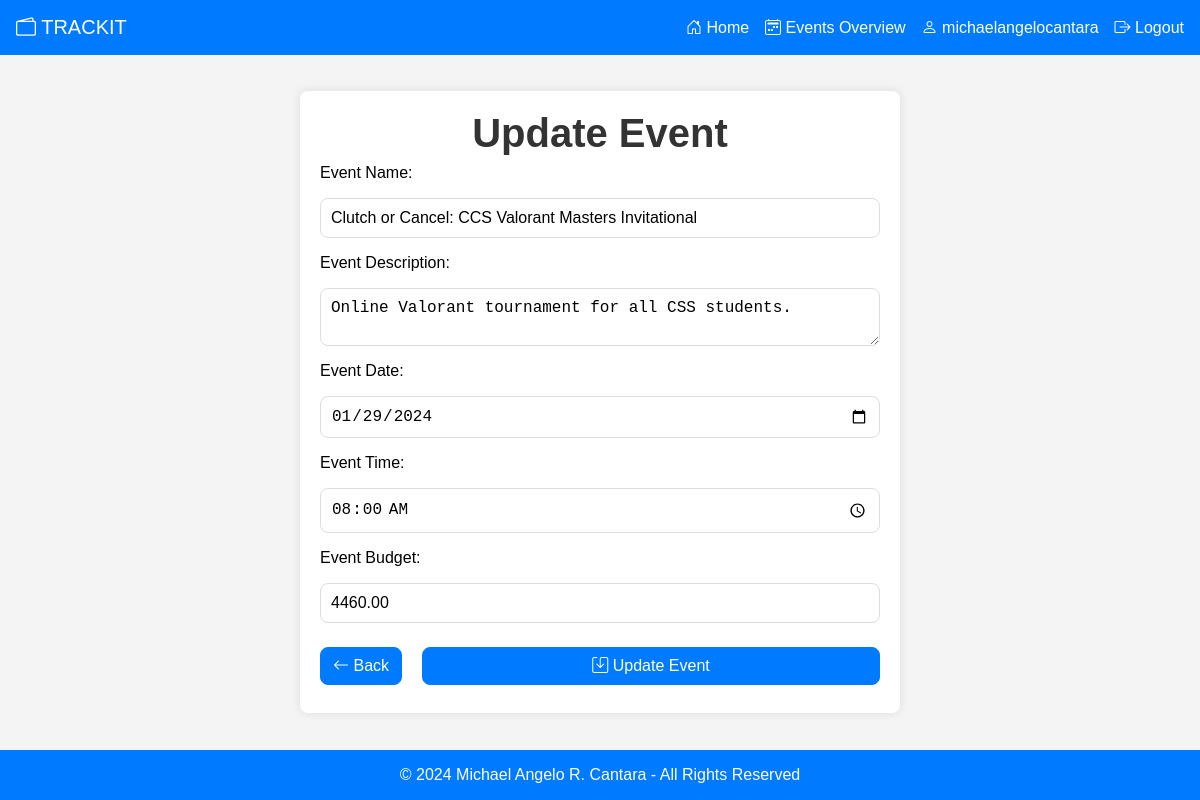
Page /update-event.php?events_id=25 (signed in) on the committed database.
### tables this page shows
CREATE TABLE `events` (
  `events_id` int(11) NOT NULL,
  `events_name` varchar(255) DEFAULT NULL,
  `events_description` text DEFAULT NULL,
  `events_date` datetime DEFAULT NULL,
  `events_budget` decimal(10,2) DEFAULT NULL
);

### includes/event-functions.inc.php (called while the page is built, shortened)
<?php
function getEvent($conn, $eventsId) {
    $sql = "SELECT * FROM events WHERE events_id = ?";
    $stmt = mysqli_prepare($conn, $sql);
    mysqli_stmt_bind_param($stmt, "i", $eventsId);
    mysqli_stmt_execute($stmt);
    $result = mysqli_stmt_get_result($stmt);
    return mysqli_fetch_assoc($result);
}

### update-event.php (the view, shortened to what this page needs)
<?php
    require_once 'includes/event-functions.inc.php';
    $eventsId = $_GET['events_id'];
    $event = getEvent($conn, $eventsId);
?>
<!DOCTYPE html>
<html lang="en">
<head>
    <?php include "templates/external-links.tpl.php"; ?>
</head>
<body>
    <?php include 'templates/header.tpl.php'; ?>
    <main>
        <section class="section-container">
            <h1>Update Event</h1>
            <form method="post" action="includes/update-event.inc.php">
                <label for="event_name">Event Name:</label>
                <input type="text" id="event_name" name="event_name" value="<?php echo $event['events_name']; ?>" required>
                <label for="event_description">Event Description:</label>
                <textarea id="event_description" name="event_description" required><?php echo $event['events_description']; ?></textarea>
                <label for="event_date">Event Date:</label>
                <input type="date" id="event_date" name="event_date" value="<?php echo date('Y-m-d', strtotime($event['events_date'])); ?>" required>
                <label for="event_time">Event Time:</label>
                <input type="time" id="event_time" name="event_time" value="<?php echo date('H:i', strtotime($event['events_date'])); ?>" required>
                <label for="event_budget">Event Budget:</label>
                <input type="number" id="event_budget" name="event_budget" value="<?php echo $event['events_budget']; ?>" required>
                <div class="two-grid-column-container">
                    <a class="button margin-top-16" href="events-overview.php"><i class="bi bi-arrow-left"></i> Back</a>
                    <button class="button margin-top-16" type="submit" name="update-event"><i class="bi bi-save"></i> Update Event</button>
                </div>
            </form>
        </section>
    </main>
    <?php include 'templates/footer.tpl.php'; ?>
</body>
</html>

### static/css/style.css (style rules this page uses)
* { margin: 0; padding: 0; box-sizing: border-box; }
body { font-family: Verdana, Geneva, Tahoma, sans-serif; background-color: #f4f4f4; }
html, body { height: 100%; margin: 0; display: flex; flex-direction: column; }
main { width: 100%; margin: 0 auto; padding: 20px; flex: 1 0 auto; }
h1 { color: #333; text-align: center; font-size: 2.5em; }
.button, .secondary-outline-button { display: inline-block; padding: 0.375rem 0.75rem; font-size: 1rem; font-weight: 400; line-height: 1.5; text-align: center; text-decoration: none; vertical-align: middle; cursor: pointer; user-select: none; border: 1px solid transparent; border-radius: 8px; margin: 8px 0; transition: color 0.15s ease-in-out, background-color 0.15s ease-in-out, border-color 0.15s ease-in-out, box-shadow 0.15s ease-in-out; }
.button { color: #fff; background-color: #007bff; border: 1px solid #007bff; }
.margin-top-16 { margin-top: 16px; }
section:not(.chart-container) { background-color: #fff; border-radius: 8px; padding: 20px; box-shadow: 0px 0px 10px 0px rgba(0, 0, 0, 0.1); margin-top: 16px; }
.section-container { max-width: 600px; margin: 0 auto; }
form { display: grid; gap: 0; }
input, select, textarea { padding: 10px; border: 1px solid #ddd; border-radius: 8px; font-size: 16px; margin: 8px 0; }
label { margin: 8px 0; }
.two-grid-column-container { display: grid; grid-template-columns: auto 1fr; gap: 20px; }

### rows in the picture
events: event_name "Clutch or Cancel: CCS Valorant Masters Invitational", event_description "Online Valorant tournament for all CSS students.", event_date "01/29/2024", event_time "08:00", event_budget "4460.00"

### other values in the picture
$_SESSION["users_username"] "michaelangelocantara"
